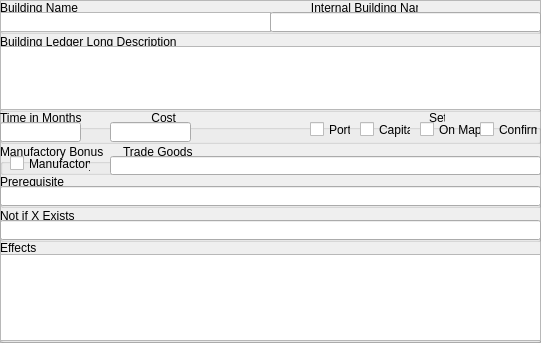
<?xml version="1.0" encoding="UTF-8"?>
<ui version="4.0">
 <class>buildings</class>
 <widget class="QFrame" name="buildings">
  <property name="geometry">
   <rect>
    <x>0</x>
    <y>0</y>
    <width>541</width>
    <height>343</height>
   </rect>
  </property>
  <property name="windowTitle">
   <string>Frame</string>
  </property>
  <property name="frameShape">
   <enum>QFrame::StyledPanel</enum>
  </property>
  <property name="frameShadow">
   <enum>QFrame::Raised</enum>
  </property>
  <widget class="QGroupBox" name="groupBox">
   <property name="geometry">
    <rect>
     <x>0</x>
     <y>0</y>
     <width>541</width>
     <height>34</height>
    </rect>
   </property>
   <property name="title">
    <string>Building Name                                                                      Internal Building Name</string>
   </property>
   <widget class="QTextEdit" name="textEdit">
    <property name="geometry">
     <rect>
      <x>0</x>
      <y>12</y>
      <width>271</width>
      <height>20</height>
     </rect>
    </property>
    <property name="verticalScrollBarPolicy">
     <enum>Qt::ScrollBarAlwaysOff</enum>
    </property>
   </widget>
   <widget class="QLineEdit" name="lineEdit">
    <property name="geometry">
     <rect>
      <x>270</x>
      <y>12</y>
      <width>271</width>
      <height>20</height>
     </rect>
    </property>
   </widget>
  </widget>
  <widget class="QGroupBox" name="groupBox_2">
   <property name="geometry">
    <rect>
     <x>0</x>
     <y>110</y>
     <width>541</width>
     <height>34</height>
    </rect>
   </property>
   <property name="title">
    <string>Time in Months                     Cost                                                                            Settings</string>
   </property>
   <widget class="QCheckBox" name="checkBox">
    <property name="geometry">
     <rect>
      <x>310</x>
      <y>10</y>
      <width>41</width>
      <height>19</height>
     </rect>
    </property>
    <property name="text">
     <string>Port</string>
    </property>
   </widget>
   <widget class="QCheckBox" name="checkBox_2">
    <property name="geometry">
     <rect>
      <x>360</x>
      <y>10</y>
      <width>51</width>
      <height>19</height>
     </rect>
    </property>
    <property name="text">
     <string>Capital</string>
    </property>
   </widget>
   <widget class="QCheckBox" name="checkBox_3">
    <property name="geometry">
     <rect>
      <x>480</x>
      <y>10</y>
      <width>58</width>
      <height>19</height>
     </rect>
    </property>
    <property name="text">
     <string>Confirm</string>
    </property>
   </widget>
   <widget class="QCheckBox" name="checkBox_4">
    <property name="geometry">
     <rect>
      <x>420</x>
      <y>10</y>
      <width>61</width>
      <height>19</height>
     </rect>
    </property>
    <property name="text">
     <string>On Map</string>
    </property>
   </widget>
   <widget class="QLineEdit" name="lineEdit_2">
    <property name="geometry">
     <rect>
      <x>0</x>
      <y>12</y>
      <width>81</width>
      <height>20</height>
     </rect>
    </property>
   </widget>
   <widget class="QLineEdit" name="lineEdit_3">
    <property name="geometry">
     <rect>
      <x>110</x>
      <y>12</y>
      <width>81</width>
      <height>20</height>
     </rect>
    </property>
   </widget>
  </widget>
  <widget class="QGroupBox" name="groupBox_3">
   <property name="geometry">
    <rect>
     <x>0</x>
     <y>144</y>
     <width>541</width>
     <height>31</height>
    </rect>
   </property>
   <property name="title">
    <string>Manufactory Bonus      Trade Goods</string>
   </property>
   <widget class="QCheckBox" name="checkBox_5">
    <property name="geometry">
     <rect>
      <x>10</x>
      <y>10</y>
      <width>81</width>
      <height>19</height>
     </rect>
    </property>
    <property name="text">
     <string>Manufactory</string>
    </property>
   </widget>
   <widget class="QLineEdit" name="lineEdit_4">
    <property name="geometry">
     <rect>
      <x>110</x>
      <y>12</y>
      <width>431</width>
      <height>19</height>
     </rect>
    </property>
   </widget>
  </widget>
  <widget class="QGroupBox" name="groupBox_4">
   <property name="geometry">
    <rect>
     <x>0</x>
     <y>240</y>
     <width>541</width>
     <height>103</height>
    </rect>
   </property>
   <property name="title">
    <string>Effects</string>
   </property>
   <widget class="QPlainTextEdit" name="plainTextEdit">
    <property name="geometry">
     <rect>
      <x>0</x>
      <y>14</y>
      <width>541</width>
      <height>87</height>
     </rect>
    </property>
   </widget>
  </widget>
  <widget class="QGroupBox" name="groupBox_5">
   <property name="geometry">
    <rect>
     <x>0</x>
     <y>174</y>
     <width>541</width>
     <height>34</height>
    </rect>
   </property>
   <property name="title">
    <string>Prerequisite</string>
   </property>
   <widget class="QLineEdit" name="lineEdit_5">
    <property name="geometry">
     <rect>
      <x>0</x>
      <y>12</y>
      <width>541</width>
      <height>20</height>
     </rect>
    </property>
   </widget>
  </widget>
  <widget class="QGroupBox" name="groupBox_6">
   <property name="geometry">
    <rect>
     <x>0</x>
     <y>208</y>
     <width>541</width>
     <height>34</height>
    </rect>
   </property>
   <property name="title">
    <string>Not if X Exists</string>
   </property>
   <widget class="QLineEdit" name="lineEdit_6">
    <property name="geometry">
     <rect>
      <x>0</x>
      <y>12</y>
      <width>541</width>
      <height>20</height>
     </rect>
    </property>
   </widget>
  </widget>
  <widget class="QGroupBox" name="groupBox_7">
   <property name="geometry">
    <rect>
     <x>0</x>
     <y>34</y>
     <width>541</width>
     <height>78</height>
    </rect>
   </property>
   <property name="title">
    <string>Building Ledger Long Description</string>
   </property>
   <widget class="QTextEdit" name="textEdit_2">
    <property name="geometry">
     <rect>
      <x>0</x>
      <y>12</y>
      <width>541</width>
      <height>64</height>
     </rect>
    </property>
   </widget>
  </widget>
 </widget>
 <resources/>
 <connections/>
</ui>
